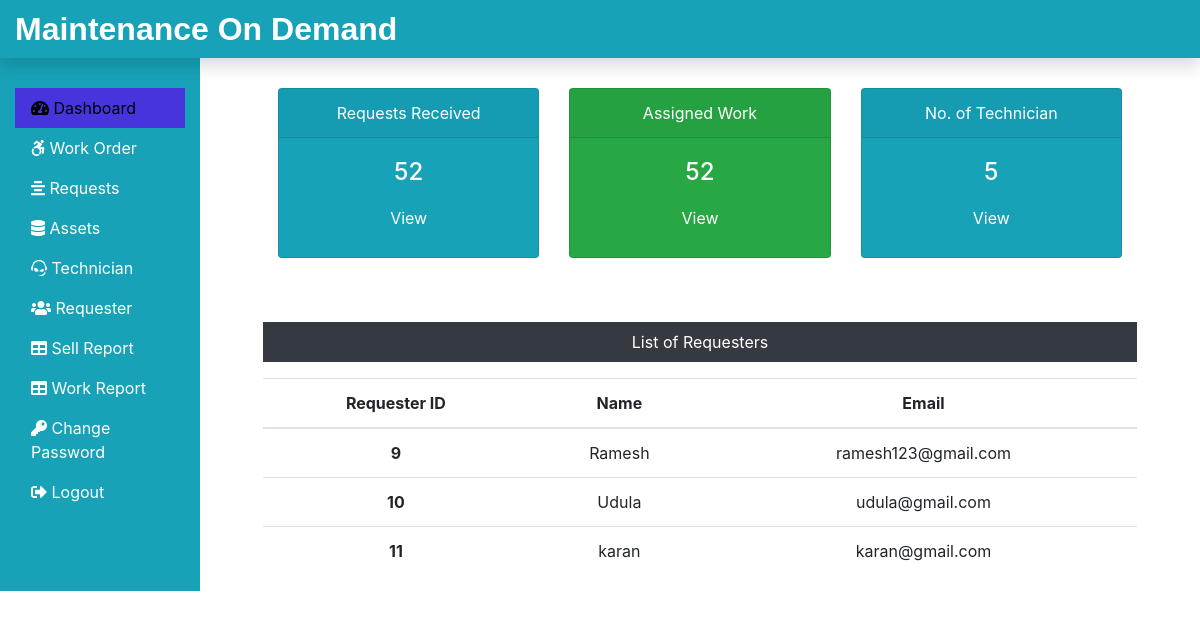
Screenshot of /MOD_php/Admin/dashboard.php (signed in) with the database file from the repository.
### tables this page shows
CREATE TABLE `requesterlogin_tb` (
  `r_login_id` int(11) NOT NULL,
  `r_name` varchar(60) NOT NULL,
  `r_email` varchar(60) NOT NULL,
  `r_password` varchar(60) NOT NULL
);

### MOD_php/Admin/dashboard.php (the view, shortened to what this page needs)
<?php
include('includes/header.php');
include('../dbConnection.php');
 $sql = "SELECT max(request_id) FROM submitrequest_tb";
 $result = $conn->query($sql);
 $row = mysqli_fetch_row($result);
 $submitrequest = $row[0];
 $sql = "SELECT max(request_id) FROM assignwork_tb";
 $result = $conn->query($sql);
 $row = mysqli_fetch_row($result);
 $assignwork = $row[0];
 $sql = "SELECT * FROM technician_tb";
 $result = $conn->query($sql);
 $totaltech = $result->num_rows;
?>
<div class="col-sm-9 col-md-10">
  <div class="row mx-5 text-center">
    <div class="col-sm-4 mt-5">
      <div class="card text-white bg-info mb-3" style="max-width: 18rem;">
        <div class="card-header">Requests Received</div>
        <div class="card-body">
          <h4 class="card-title">
            <?php echo $submitrequest; ?>
          </h4>
          <a class="btn text-white" href="request.php">View</a>
        </div>
      </div>
    </div>
    <div class="col-sm-4 mt-5">
      <div class="card text-white bg-success mb-3" style="max-width: 18rem;">
        <div class="card-header">Assigned Work</div>
        <div class="card-body">
          <h4 class="card-title">
            <?php echo $assignwork; ?>
          </h4>
          <a class="btn text-white" href="work.php">View</a>
        </div>
      </div>
    </div>
    <div class="col-sm-4 mt-5">
      <div class="card text-white bg-info mb-3" style="max-width: 18rem;">
        <div class="card-header">No. of Technician</div>
        <div class="card-body">
          <h4 class="card-title">
            <?php echo $totaltech; ?>
          </h4>
          <a class="btn text-white" href="technician.php">View</a>
        </div>
      </div>
    </div>
  </div>
  <div class="mx-5 mt-5 text-center">
    <p class=" bg-dark text-white p-2">List of Requesters</p>
    <?php
    $sql = "SELECT * FROM requesterlogin_tb";
    $result = $conn->query($sql);
    if($result->num_rows > 0){
 echo '<table class="table">
  <thead>
   <tr>
    <th scope="col">Requester ID</th>
    <th scope="col">Name</th>
    <th scope="col">Email</th>
   </tr>
  </thead>
  <tbody>';
  while($row = $result->fetch_assoc()){
   echo '<tr>';
    echo '<th scope="row">'.$row["r_login_id"].'</th>';
    echo '<td>'. $row["r_name"].'</td>';
    echo '<td>'.$row["r_email"].'</td>';
  }
 echo '</tbody>
 </table>';
} else {
  echo "0 Result";
}
?>
  </div>
</div>
</div>
</div>
<?php
include('includes/footer.php');
?>

### MOD_php/css/custom.css (style rules this page uses)
a { color: white; }

### rows the page displays
requesterlogin_tb: r_login_id "9", r_name "Ramesh", r_email "ramesh123@gmail.com"
requesterlogin_tb: r_login_id "10", r_name "Udula", r_email "udula@gmail.com"
requesterlogin_tb: r_login_id "11", r_name "karan", r_email "karan@gmail.com"

### other values shown
$submitrequest "52"
$assignwork "52"
$totaltech "5"
